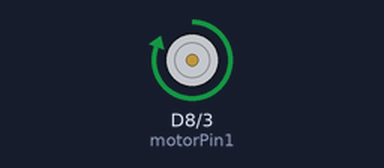
This sketch was run on a simulated ESP8266 (NodeMCU). Shown: motor-driver pin pairs drawn as motors (green arrow = first pin HIGH = forward, orange = second pin HIGH = backward, longer = more drive).

Above: at 2.5 s.
At 9.5 s:
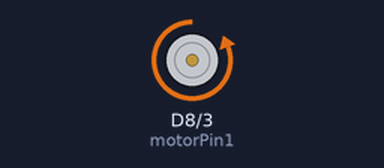
At 13.0 s:
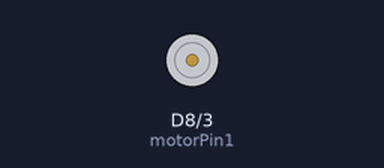
Timing chart, 0 to 18.2 s (numbered marks = the images above):
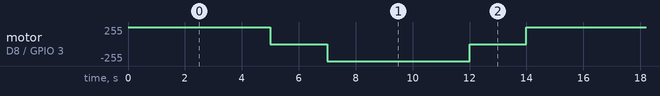

Measured:
- by itself, motor on D8 (motorPin1) / GPIO 3 (motorPin2): repeats every 14.0 s: stopped 2.0 s, backward 255/255 5.0 s, stopped 2.0 s, forward 255/255 5.0 s

The sketch:

Arduino_L293D_Motor_Driver.ino
```cpp
// Define the pin numbers
int motorPin1 = D8;
int motorPin2 = D9;
void setup() {
  // Set the pin modes of the above IO pins to OUTPUT
  pinMode(motorPin1, OUTPUT);
  pinMode(motorPin2, OUTPUT);
}

void loop()
{
  clockwise();//motor rotate in forward direction
  delay(5000);
  brake();
  delay(2000);
  anticlockwise();// motor rotate in backward direction
  delay(5000);
  brake();
  delay(2000);
}

void clockwise()   //motor rotate in forward direction
{

  digitalWrite(motorPin1, HIGH);
  digitalWrite(motorPin2, LOW);
}
void anticlockwise()  // motor rotate in backward direction
{
  digitalWrite(motorPin1, LOW );
  digitalWrite(motorPin2, HIGH);
}
void brake()       // No rotation OR delay
{
  digitalWrite(motorPin1, LOW );
  digitalWrite(motorPin2, LOW);
}
```
